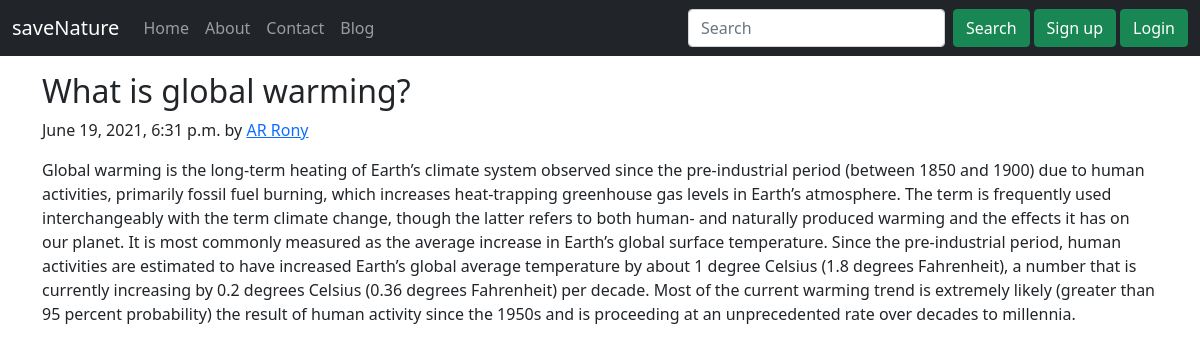
/blog/first-post, run on the app's committed database.
### blog/models.py (models this page shows)
class Post(models.Model):
        sno=models.AutoField(primary_key=True)
        title=models.CharField(max_length=150)
        author=models.CharField(max_length=200)
        slug=models.CharField(max_length=200)
        content=models.TextField()
        image=models.ImageField(upload_to='blog/image',default='')
        timeStamp=models.DateTimeField(blank=True)
        def __str__(self):
            return self.title + ' by ' + self.author

### blog/views.py (the view)
# urls.py: path("<str:slug>",views.blogPost,name='blogPost'),
def blogPost(request,slug):
    post=Post.objects.filter(slug=slug).first()
    print(post)
    context = {'post':post}
    return render(request,'blog/blogPost.html',context)

### templates/blog/blogPost.html (shortened to what this page needs)
{%extends 'base.html'%}
{% block body %}
<article class="container my-3">
    <h2 class="blog-post-title">{{post.title}}</h2>
    <p class="blog-post-meta">{{post.timeStamp}} by <a href="/about">{{post.author}}</a></p>
    <p>{{post.content}}</p>
</article>
{% endblock %}

### data on the page
Post: title "What is global warming?", timeStamp "June 19, 2021, 6:31 p.m.", author "AR Rony", content "Global warming is the long-term heating of Earth’s climate system observed since the pre-industrial period (between 1850 and 1900) due to human activities, primarily fossil fuel burning, which increases heat-trapping greenhouse gas levels in Earth’s atmosphere. The term is frequently used interchangeably with the term climate change, though the latter refers to both human- and naturally produced warming and the effects it has on our planet. It is most commonly measured as the average increase in Earth’s global surface temperature. Since the pre-industrial period, human activities are estimated to have increased Earth’s global average temperature by about 1 degree Celsius (1.8 degrees…"
